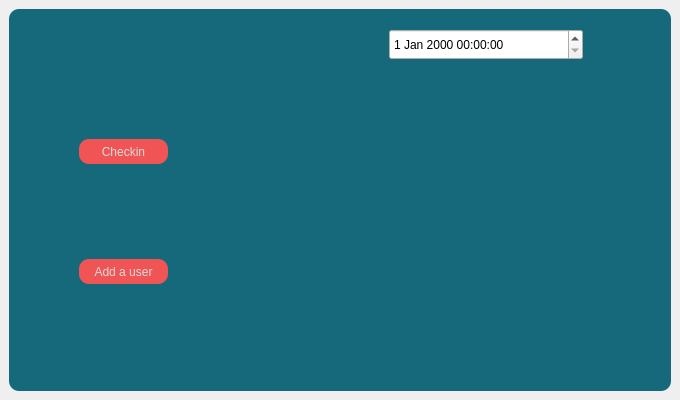
<?xml version="1.0" encoding="UTF-8"?>
<ui version="4.0">
 <class>MainWindow</class>
 <widget class="QMainWindow" name="MainWindow">
  <property name="geometry">
   <rect>
    <x>0</x>
    <y>0</y>
    <width>680</width>
    <height>400</height>
   </rect>
  </property>
  <property name="maximumSize">
   <size>
    <width>680</width>
    <height>400</height>
   </size>
  </property>
  <property name="windowTitle">
   <string>MainWindow</string>
  </property>
  <property name="autoFillBackground">
   <bool>true</bool>
  </property>
  <widget class="QWidget" name="centralwidget">
   <property name="enabled">
    <bool>true</bool>
   </property>
   <property name="font">
    <font>
     <kerning>true</kerning>
    </font>
   </property>
   <property name="cursor">
    <cursorShape>ArrowCursor</cursorShape>
   </property>
   <property name="layoutDirection">
    <enum>Qt::LeftToRight</enum>
   </property>
   <property name="autoFillBackground">
    <bool>true</bool>
   </property>
   <layout class="QVBoxLayout" name="verticalLayout">
    <item>
     <widget class="QFrame" name="background">
      <property name="enabled">
       <bool>true</bool>
      </property>
      <property name="styleSheet">
       <string notr="true">QFrame {	
	background-color: rgb(22, 105, 122);
	color: rgb(255, 255, 255);
	border-radius: 10px;
}</string>
      </property>
      <property name="frameShape">
       <enum>QFrame::StyledPanel</enum>
      </property>
      <property name="frameShadow">
       <enum>QFrame::Raised</enum>
      </property>
      <widget class="QPushButton" name="adduser">
       <property name="geometry">
        <rect>
         <x>70</x>
         <y>250</y>
         <width>89</width>
         <height>25</height>
        </rect>
       </property>
       <property name="styleSheet">
        <string notr="true">QPushButton  {	
	background-color: rgb(240, 84, 84);
	color: rgb(220,220, 220);
	border-radius: 10px;
}</string>
       </property>
       <property name="text">
        <string>Add a user</string>
       </property>
      </widget>
      <widget class="QPushButton" name="checkin">
       <property name="geometry">
        <rect>
         <x>70</x>
         <y>130</y>
         <width>89</width>
         <height>25</height>
        </rect>
       </property>
       <property name="autoFillBackground">
        <bool>false</bool>
       </property>
       <property name="styleSheet">
        <string notr="true">QPushButton  {	
	background-color: rgb(240, 84, 84);
	color: rgb(220,220, 220);
	border-radius: 10px;
}</string>
       </property>
       <property name="text">
        <string>Checkin</string>
       </property>
      </widget>
      <widget class="QLabel" name="label">
       <property name="geometry">
        <rect>
         <x>30</x>
         <y>20</y>
         <width>131</width>
         <height>41</height>
        </rect>
       </property>
       <property name="text">
        <string/>
       </property>
       <property name="pixmap">
        <pixmap>.../image/dsoftv2.jpg.png</pixmap>
       </property>
       <property name="scaledContents">
        <bool>true</bool>
       </property>
      </widget>
      <widget class="QDateTimeEdit" name="dateTimeEdit">
       <property name="geometry">
        <rect>
         <x>380</x>
         <y>20</y>
         <width>194</width>
         <height>31</height>
        </rect>
       </property>
      </widget>
      <widget class="QLabel" name="label_2">
       <property name="geometry">
        <rect>
         <x>220</x>
         <y>90</y>
         <width>401</width>
         <height>251</height>
        </rect>
       </property>
       <property name="text">
        <string/>
       </property>
       <property name="pixmap">
        <pixmap>.../image/faceappiconv2.jpg</pixmap>
       </property>
       <property name="scaledContents">
        <bool>true</bool>
       </property>
      </widget>
     </widget>
    </item>
   </layout>
  </widget>
 </widget>
 <resources/>
 <connections/>
</ui>
